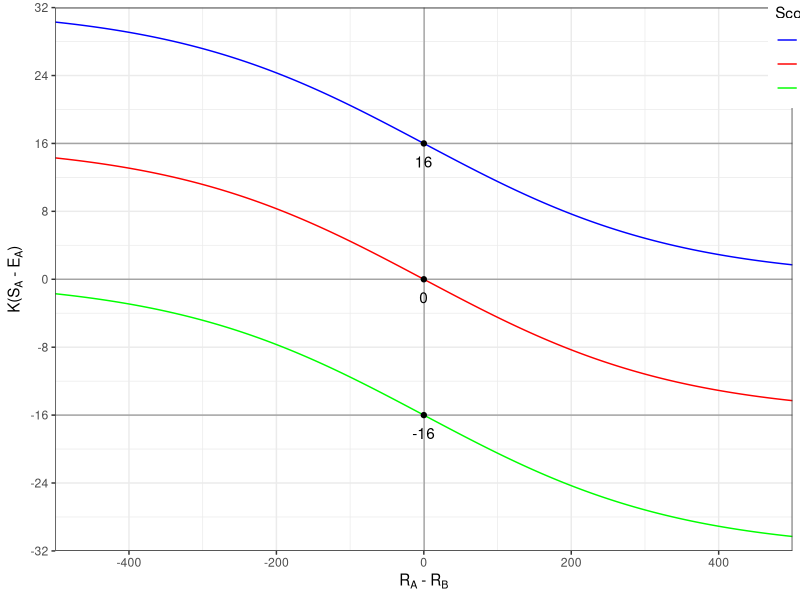

The R source for this figure:
library(ggplot2)
library(ggthemes)

x <- seq(-500, 500, by=1)
e <- 1/(1+10^((-x)/400))
K <- 32
y_w <- K*(1 - e)
y_l <- K*(0 - e)
y_d <- K*(0.5 - e)

data_w <- data.frame(x, y_w)
data_l <- data.frame(x, y_l)
data_d <- data.frame(x, y_d)

ggplot() +
  theme_bw() +
  xlab(expression('R'['A']*' - R'['B'])) +
  ylab(expression('K(S'['A']*' - E'['A']*')')) +
  geom_line(aes(x = x, y = y_w, color="y_w"), data = data_w) + 
  geom_line(aes(x = x, y = y_l, color="y_l"), data = data_l) +
  geom_line(aes(x = x, y = y_d, color="y_d"), data = data_d) + 
  theme(legend.position = c(0, 0), legend.justification = c(-6.86, -4)) +
  scale_color_manual(values = c("blue","red","green"), 
                     name="Score", 
                     breaks=c("y_w", "y_d", "y_l"),
                     labels=c("1 (Win)", "0.5 (Draw)", "0 (Lose)")) +
  scale_x_continuous(limits = c(min(x), max(x)), expand = c(0, 0), breaks=c(-400, -200, 0, 200, 400)) + 
  scale_y_continuous(limits = c(-32, 32), expand = c(0,0), breaks=seq(-32, 32, by=8)) + 
  geom_vline(xintercept = 0.5, colour=rgb(0,0,0,0.3)) + 
  geom_hline(yintercept = -32, colour=rgb(0,0,0,0.3)) +
  geom_hline(yintercept = -16, colour=rgb(0,0,0,0.3)) + 
  geom_hline(yintercept = 0, colour=rgb(0,0,0,0.3)) +
  geom_hline(yintercept = 16, colour=rgb(0,0,0,0.3)) +
  geom_hline(yintercept = 32, colour=rgb(0,0,0,0.3)) + 
  geom_point(aes(x = 0, y = 16)) + 
  geom_text(aes(x = 0, y = 16), label=16, vjust=2) + 
  geom_point(aes(x = 0, y = 0)) + 
  geom_text(aes(x = 0, y = 0), label=0, vjust=2) + 
  geom_point(aes(x = 0, y = -16)) + 
  geom_text(aes(x = 0, y = -16), label=-16, vjust=2)
